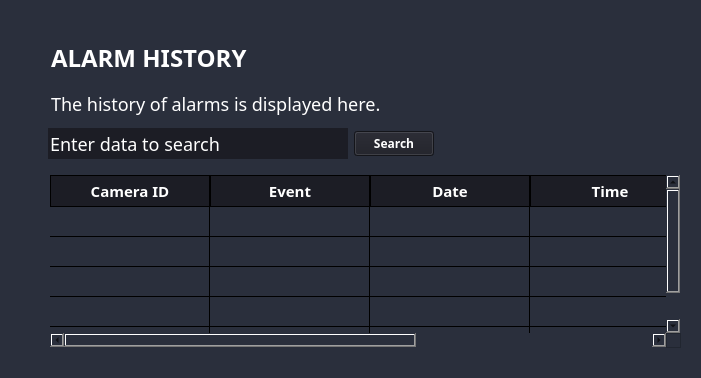
        <widget class="QWidget" name="alarm_page">
         <property name="styleSheet">
          <string notr="true">*{
font-family: century gothic;
background: #2A2F3C ;
}
QLabel{
color: white;
font-size: 18px;
}
QTableWidget{ 
  width: 100%;
   padding: 10px;
  text-align: left;
color: white;
 gridline-color: black;
    font-size: 14px;
}
QHeaderView::section {
background: #2A2F3C ;
color:white;
    
    padding: 2px;
    border: 1px solid black;
    font-size: 12px;
font-weight:bold;

}
QTableWidget QTableCornerButton::section {
    background-color: #646464;
    border: 1px solid black;
}
QPushButton{
font-weight:bold;
color:white ;
background:#1C1D25;
}
QPushButton:hover{
color:white;
background-color:black;
}
</string>
         </property>
         <layout class="QVBoxLayout" name="verticalLayout_12">
          <item>
           <spacer name="verticalSpacer_2">
            <property name="orientation">
             <enum>Qt::Vertical</enum>
            </property>
            <property name="sizeType">
             <enum>QSizePolicy::Minimum</enum>
            </property>
            <property name="sizeHint" stdset="0">
             <size>
              <width>20</width>
              <height>30</height>
             </size>
            </property>
           </spacer>
          </item>
          <item>
           <layout class="QHBoxLayout" name="horizontalLayout_24">
            <item>
             <spacer name="horizontalSpacer_34">
              <property name="orientation">
               <enum>Qt::Horizontal</enum>
              </property>
              <property name="sizeType">
               <enum>QSizePolicy::Fixed</enum>
              </property>
              <property name="sizeHint" stdset="0">
               <size>
                <width>40</width>
                <height>20</height>
               </size>
              </property>
             </spacer>
            </item>
            <item>
             <widget class="QLabel" name="alarmHistory_label">
              <property name="styleSheet">
               <string notr="true">FONT-WEIGHT:BOLD;
font-size:24px</string>
              </property>
              <property name="text">
               <string>ALARM HISTORY</string>
              </property>
              <property name="alignment">
               <set>Qt::AlignLeading|Qt::AlignLeft|Qt::AlignVCenter</set>
              </property>
             </widget>
            </item>
            <item>
             <spacer name="horizontalSpacer_33">
              <property name="orientation">
               <enum>Qt::Horizontal</enum>
              </property>
              <property name="sizeHint" stdset="0">
               <size>
                <width>40</width>
                <height>20</height>
               </size>
              </property>
             </spacer>
            </item>
           </layout>
          </item>
          <item>
           <spacer name="verticalSpacer_15">
            <property name="orientation">
             <enum>Qt::Vertical</enum>
            </property>
            <property name="sizeType">
             <enum>QSizePolicy::Fixed</enum>
            </property>
            <property name="sizeHint" stdset="0">
             <size>
              <width>20</width>
              <height>10</height>
             </size>
            </property>
           </spacer>
          </item>
          <item>
           <layout class="QHBoxLayout" name="horizontalLayout_22">
            <item>
             <spacer name="horizontalSpacer_25">
              <property name="orientation">
               <enum>Qt::Horizontal</enum>
              </property>
              <property name="sizeType">
               <enum>QSizePolicy::Fixed</enum>
              </property>
              <property name="sizeHint" stdset="0">
               <size>
                <width>40</width>
                <height>20</height>
               </size>
              </property>
             </spacer>
            </item>
            <item>
             <widget class="QLabel" name="alarmHistoryDetail_label">
              <property name="text">
               <string>The history of alarms is displayed here.</string>
              </property>
             </widget>
            </item>
            <item>
             <spacer name="horizontalSpacer_13">
              <property name="orientation">
               <enum>Qt::Horizontal</enum>
              </property>
              <property name="sizeHint" stdset="0">
               <size>
                <width>40</width>
                <height>20</height>
               </size>
              </property>
             </spacer>
            </item>
           </layout>
          </item>
          <item>
           <spacer name="verticalSpacer_21">
            <property name="orientation">
             <enum>Qt::Vertical</enum>
            </property>
            <property name="sizeType">
             <enum>QSizePolicy::Fixed</enum>
            </property>
            <property name="sizeHint" stdset="0">
             <size>
              <width>5</width>
              <height>5</height>
             </size>
            </property>
           </spacer>
          </item>
          <item>
           <layout class="QHBoxLayout" name="horizontalLayout_28">
            <item>
             <spacer name="horizontalSpacer_32">
              <property name="orientation">
               <enum>Qt::Horizontal</enum>
              </property>
              <property name="sizeType">
               <enum>QSizePolicy::Minimum</enum>
              </property>
              <property name="sizeHint" stdset="0">
               <size>
                <width>29</width>
                <height>20</height>
               </size>
              </property>
             </spacer>
            </item>
            <item>
             <layout class="QVBoxLayout" name="verticalLayout_11">
              <item>
               <layout class="QHBoxLayout" name="horizontalLayout_29">
                <item>
                 <spacer name="horizontalSpacer_46">
                  <property name="orientation">
                   <enum>Qt::Horizontal</enum>
                  </property>
                  <property name="sizeType">
                   <enum>QSizePolicy::Fixed</enum>
                  </property>
                  <property name="sizeHint" stdset="0">
                   <size>
                    <width>8</width>
                    <height>20</height>
                   </size>
                  </property>
                 </spacer>
                </item>
                <item>
                 <widget class="QLineEdit" name="anomalySearch_lineEdit">
                  <property name="sizePolicy">
                   <sizepolicy hsizetype="Fixed" vsizetype="Fixed">
                    <horstretch>0</horstretch>
                    <verstretch>31</verstretch>
                   </sizepolicy>
                  </property>
                  <property name="minimumSize">
                   <size>
                    <width>300</width>
                    <height>31</height>
                   </size>
                  </property>
                  <property name="styleSheet">
                   <string notr="true">QLineEdit{
background-color:#1C1D25;
border:#1C1D25;
color:white;
font-size:18px;
}</string>
                  </property>
                  <property name="text">
                   <string>Enter data to search</string>
                  </property>
                 </widget>
                </item>
                <item>
                 <widget class="QPushButton" name="anomalySearch_pushButton">
                  <property name="text">
                   <string>Search</string>
                  </property>
                 </widget>
                </item>
                <item>
                 <spacer name="horizontalSpacer_43">
                  <property name="orientation">
                   <enum>Qt::Horizontal</enum>
                  </property>
                  <property name="sizeType">
                   <enum>QSizePolicy::Expanding</enum>
                  </property>
                  <property name="sizeHint" stdset="0">
                   <size>
                    <width>40</width>
                    <height>20</height>
                   </size>
                  </property>
                 </spacer>
                </item>
               </layout>
              </item>
              <item>
               <widget class="QTableWidget" name="alarm_tableWidget">
                <property name="sizePolicy">
                 <sizepolicy hsizetype="Expanding" vsizetype="Expanding">
                  <horstretch>0</horstretch>
                  <verstretch>0</verstretch>
                 </sizepolicy>
                </property>
                <property name="minimumSize">
                 <size>
                  <width>650</width>
                  <height>0</height>
                 </size>
                </property>
                <property name="styleSheet">
                 <string notr="true">QTableWidget{ 
  width: 100%;
   padding: 10px;
  text-align: left;
color: white;
}


QHeaderView::section {
color:white;
    background-color:#1C1D25;

    padding: 2px;
    border: 1px solid black;
    font-size: 15px;
font-weight:bold;

}

QTableWidget {
    gridline-color: black;
    font-size: 16px;
}

QTableWidget QTableCornerButton::section {
    background-color: #2A2F3C
    border: 1px solid black;
}</string>
                </property>
                <property name="frameShape">
                 <enum>QFrame::NoFrame</enum>
                </property>
                <property name="frameShadow">
                 <enum>QFrame::Plain</enum>
                </property>
                <property name="sortingEnabled">
                 <bool>true</bool>
                </property>
                <attribute name="horizontalHeaderCascadingSectionResizes">
                 <bool>true</bool>
                </attribute>
                <attribute name="horizontalHeaderMinimumSectionSize">
                 <number>60</number>
                </attribute>
                <attribute name="horizontalHeaderDefaultSectionSize">
                 <number>160</number>
                </attribute>
                <attribute name="horizontalHeaderStretchLastSection">
                 <bool>true</bool>
                </attribute>
                <attribute name="verticalHeaderVisible">
                 <bool>false</bool>
                </attribute>
                <attribute name="verticalHeaderMinimumSectionSize">
                 <number>30</number>
                </attribute>
                <row>
                 <property name="text">
                  <string>1</string>
                 </property>
                </row>
                <row>
                 <property name="text">
                  <string>2</string>
                 </property>
                </row>
                <row>
                 <property name="text">
                  <string>3</string>
                 </property>
                </row>
                <row>
                 <property name="text">
                  <string>4</string>
                 </property>
                </row>
                <row>
                 <property name="text">
                  <string>5</string>
                 </property>
                </row>
                <column>
                 <property name="text">
                  <string>Camera ID</string>
                 </property>
                </column>
                <column>
                 <property name="text">
                  <string>Event</string>
                 </property>
                </column>
                <column>
                 <property name="text">
                  <string>Date</string>
                 </property>
                </column>
                <column>
                 <property name="text">
                  <string>Time</string>
                 </property>
                </column>
                <column>
                 <property name="text">
                  <string>Video URL</string>
                 </property>
                </column>
               </widget>
              </item>
              <item>
               <spacer name="verticalSpacer_9">
                <property name="orientation">
                 <enum>Qt::Vertical</enum>
                </property>
                <property name="sizeType">
                 <enum>QSizePolicy::Minimum</enum>
                </property>
                <property name="sizeHint" stdset="0">
                 <size>
                  <width>1</width>
                  <height>10</height>
                 </size>
                </property>
               </spacer>
              </item>
             </layout>
            </item>
           </layout>
          </item>
         </layout>
        </widget>
